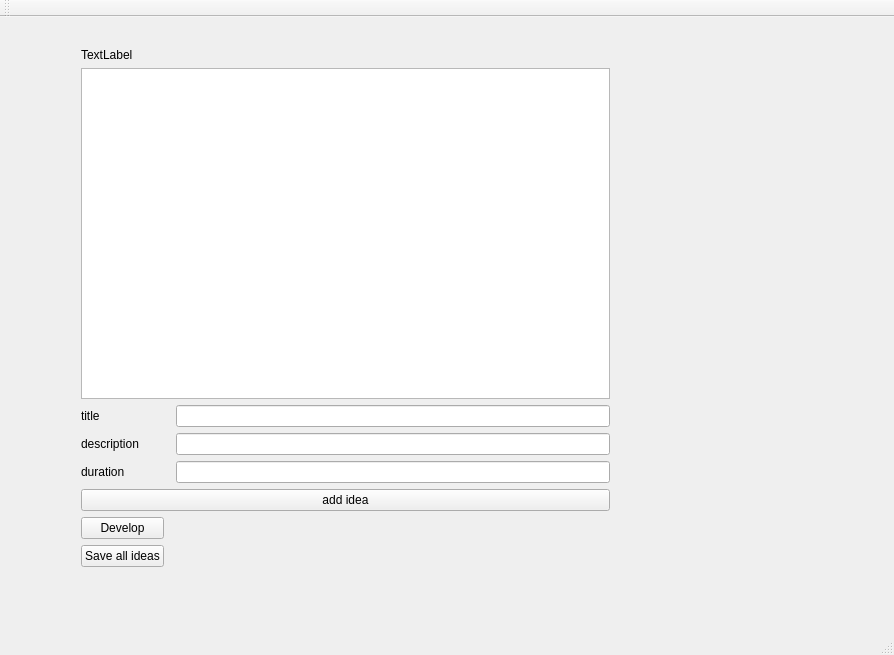
<?xml version="1.0" encoding="UTF-8"?>
<ui version="4.0">
 <class>ResearchGrantProposalsClass</class>
 <widget class="QMainWindow" name="ResearchGrantProposalsClass">
  <property name="geometry">
   <rect>
    <x>0</x>
    <y>0</y>
    <width>894</width>
    <height>655</height>
   </rect>
  </property>
  <property name="windowTitle">
   <string>ResearchGrantProposals</string>
  </property>
  <widget class="QWidget" name="centralWidget">
   <widget class="QWidget" name="">
    <property name="geometry">
     <rect>
      <x>70</x>
      <y>20</y>
      <width>551</width>
      <height>541</height>
     </rect>
    </property>
    <layout class="QGridLayout" name="gridLayout">
     <item row="1" column="0">
      <widget class="QLabel" name="position_label">
       <property name="text">
        <string>TextLabel</string>
       </property>
      </widget>
     </item>
     <item row="5" column="2">
      <widget class="QLineEdit" name="duration_line_edit"/>
     </item>
     <item row="8" column="0">
      <widget class="QPushButton" name="develop_button">
       <property name="text">
        <string>Develop</string>
       </property>
      </widget>
     </item>
     <item row="10" column="0">
      <widget class="QPushButton" name="save_button">
       <property name="text">
        <string>Save all ideas</string>
       </property>
      </widget>
     </item>
     <item row="7" column="0" colspan="3">
      <widget class="QPushButton" name="add_idea_button">
       <property name="text">
        <string>add idea</string>
       </property>
      </widget>
     </item>
     <item row="3" column="2">
      <widget class="QLineEdit" name="decssription_line_edit"/>
     </item>
     <item row="3" column="0">
      <widget class="QLabel" name="title_label">
       <property name="text">
        <string>title</string>
       </property>
      </widget>
     </item>
     <item row="4" column="0">
      <widget class="QLabel" name="description_label">
       <property name="text">
        <string>description</string>
       </property>
      </widget>
     </item>
     <item row="5" column="0">
      <widget class="QLabel" name="duration_label">
       <property name="text">
        <string>duration</string>
       </property>
      </widget>
     </item>
     <item row="4" column="2">
      <widget class="QLineEdit" name="title_lineEdit"/>
     </item>
     <item row="2" column="0" colspan="3">
      <widget class="QTableView" name="ideas_tableView"/>
     </item>
    </layout>
   </widget>
  </widget>
  <widget class="QMenuBar" name="menuBar">
   <property name="geometry">
    <rect>
     <x>0</x>
     <y>0</y>
     <width>894</width>
     <height>22</height>
    </rect>
   </property>
  </widget>
  <widget class="QToolBar" name="mainToolBar">
   <attribute name="toolBarArea">
    <enum>TopToolBarArea</enum>
   </attribute>
   <attribute name="toolBarBreak">
    <bool>false</bool>
   </attribute>
  </widget>
  <widget class="QStatusBar" name="statusBar"/>
 </widget>
 <layoutdefault spacing="6" margin="11"/>
 <resources>
  <include location="ResearchGrantProposals.qrc"/>
 </resources>
 <connections/>
</ui>
